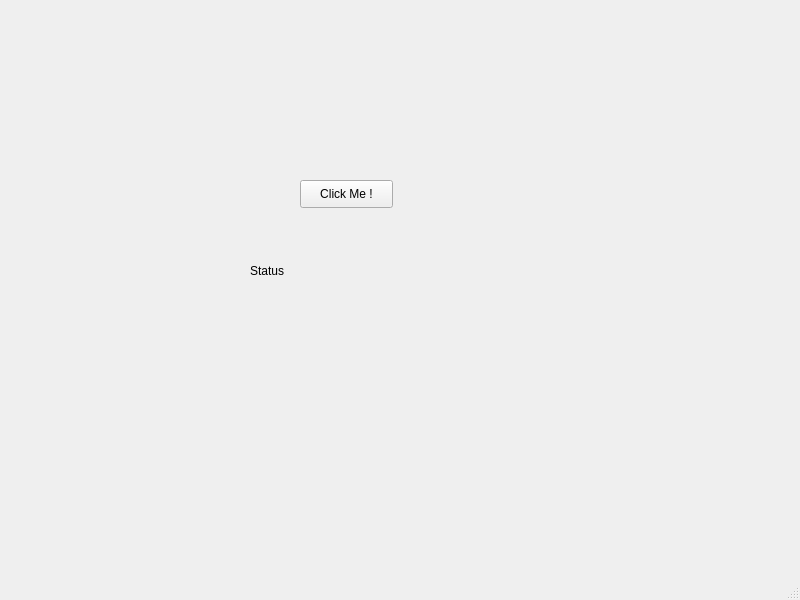
<?xml version="1.0" encoding="UTF-8"?>
<ui version="4.0">
 <class>MainWindow</class>
 <widget class="QMainWindow" name="MainWindow">
  <property name="geometry">
   <rect>
    <x>0</x>
    <y>0</y>
    <width>800</width>
    <height>600</height>
   </rect>
  </property>
  <property name="windowTitle">
   <string>MainWindow</string>
  </property>
  <widget class="QWidget" name="centralwidget">
   <widget class="QPushButton" name="pushButtonClose">
    <property name="geometry">
     <rect>
      <x>300</x>
      <y>180</y>
      <width>93</width>
      <height>28</height>
     </rect>
    </property>
    <property name="text">
     <string>Click Me !</string>
    </property>
   </widget>
   <widget class="QLabel" name="label">
    <property name="geometry">
     <rect>
      <x>250</x>
      <y>245</y>
      <width>101</width>
      <height>51</height>
     </rect>
    </property>
    <property name="text">
     <string>Status</string>
    </property>
   </widget>
  </widget>
  <widget class="QMenuBar" name="menubar">
   <property name="geometry">
    <rect>
     <x>0</x>
     <y>0</y>
     <width>800</width>
     <height>21</height>
    </rect>
   </property>
  </widget>
  <widget class="QStatusBar" name="statusbar"/>
 </widget>
 <resources/>
 <connections/>
</ui>
